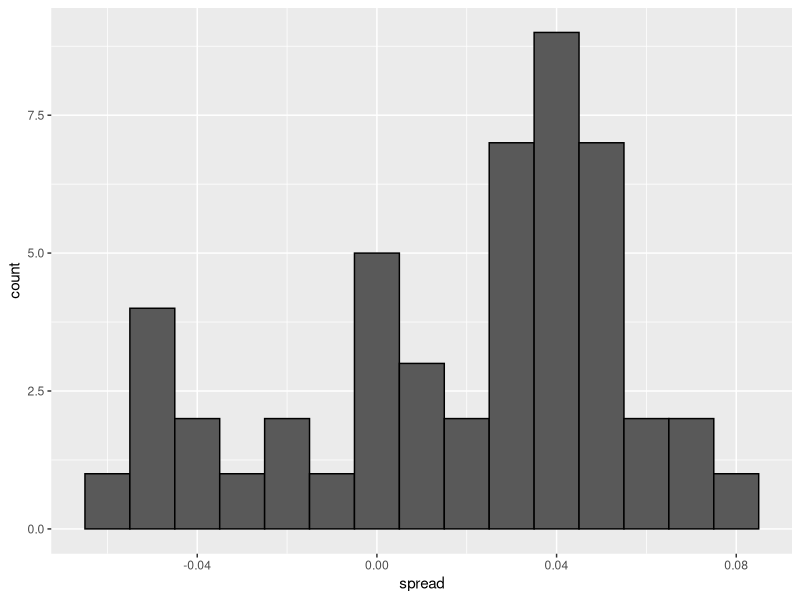
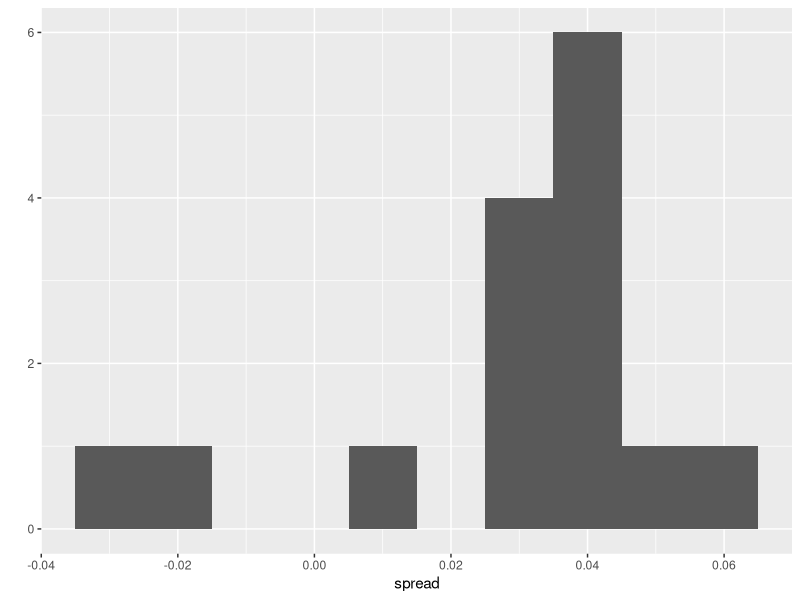
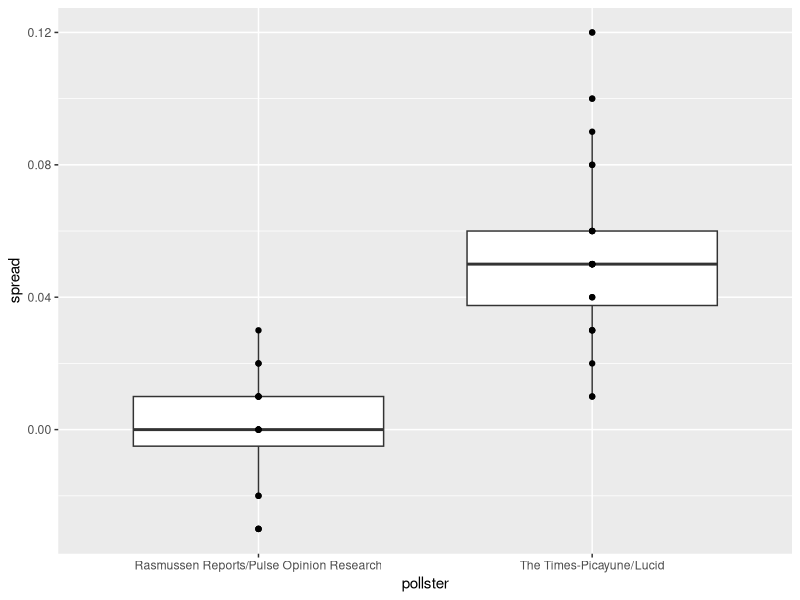

These charts were generated, in order, by the following R code:
## ---- chunk 1
library(tidyverse)
library(dslabs)
d <- 0.039
Ns <- c(1298, 533, 1342, 897, 774, 254, 812, 324, 1291, 1056, 2172, 516)
p <- (d + 1) / 2

polls <- map_df(Ns, function(N) {
  x <- sample(c(0,1), size=N, replace=TRUE, prob=c(1-p, p))
  x_hat <- mean(x)
  se_hat <- sqrt(x_hat * (1 - x_hat) / N)
  list(estimate = 2 * x_hat - 1, 
    low = 2*(x_hat - 1.96*se_hat) - 1, 
    high = 2*(x_hat + 1.96*se_hat) - 1,
    sample_size = N)
}) %>% mutate(poll = seq_along(Ns))
## ---- chunk 2
sum(polls$sample_size)
## ---- chunk 3
d_hat <- polls %>% 
  summarize(avg = sum(estimate*sample_size) / sum(sample_size)) %>% 
  pull(avg)
## ---- chunk 4
data("polls_us_election_2016")
## ---- chunk 5
polls <- polls_us_election_2016 %>% 
  filter(state == "U.S." & enddate >= "2016-10-31" &
           (grade %in% c("A+","A","A-","B+") | is.na(grade)))
## ---- chunk 6
polls <- polls %>% 
  mutate(spread = rawpoll_clinton/100 - rawpoll_trump/100)
## ---- chunk 7
d_hat <- polls %>% 
  summarize(d_hat = sum(spread * samplesize) / sum(samplesize)) %>% 
  pull(d_hat)
## ---- chunk 8
p_hat <- (d_hat+1)/2 
moe <- 1.96 * 2 * sqrt(p_hat * (1 - p_hat) / sum(polls$samplesize))
moe
## ---- chunk 9
polls %>%
  ggplot(aes(spread)) +
  geom_histogram(color="black", binwidth = .01)
## ---- chunk 10
polls %>% group_by(pollster) %>% summarize(n())
## ---- chunk 11
polls %>% group_by(pollster) %>% 
  filter(n() >= 6) %>%
  summarize(se = 2 * sqrt(p_hat * (1-p_hat) / median(samplesize)))
## ---- chunk 12
one_poll_per_pollster <- polls %>% group_by(pollster) %>% 
  filter(enddate == max(enddate)) %>%
  ungroup()
## ---- chunk 13
qplot(spread, data = one_poll_per_pollster, binwidth = 0.01)
## ---- chunk 14
sd(one_poll_per_pollster$spread)
## ---- chunk 15
results <- one_poll_per_pollster %>% 
  summarize(avg = mean(spread), 
            se = sd(spread) / sqrt(length(spread))) %>% 
  mutate(start = avg - 1.96 * se, 
         end = avg + 1.96 * se) 
round(results * 100, 1)
## ---- chunk 16
library(dslabs)
data(heights)
x <- heights %>% filter(sex == "Male") %>%
  pull(height)
## ---- chunk 17
mean(x)
sd(x)
## ---- chunk 18
set.seed(1)
N <- 50
est <- sample(x, N, replace = TRUE)
mean(est)
sd(est)
## ---- chunk 19
sd(est)
## ---- chunk 20
ci <- c(qnorm(0.025, mean(est), sd(est)), qnorm(0.975, mean(est), sd(est)))
ci
## ---- chunk 21
mu <- mean(x)
set.seed(1)
N <- 50
B <- 10000
mc <- replicate(B, {
  X <- sample(x, N, replace = TRUE)
  interval <- mean(X) + c(-1,1)*qnorm(0.975)*sd(X)/sqrt(N)
  between(mu, interval[1], interval[2])
})
mean(mc)
## ---- chunk 22
data(polls_us_election_2016)
polls <- polls_us_election_2016 %>% 
  filter(pollster %in% c("Rasmussen Reports/Pulse Opinion Research",
                         "The Times-Picayune/Lucid") &
           enddate >= "2016-10-15" &
           state == "U.S.") %>% 
  mutate(spread = rawpoll_clinton/100 - rawpoll_trump/100) 
## ---- chunk 23
polls %>% ggplot(aes(pollster, spread)) +
  geom_boxplot() +
  geom_point()
## ---- chunk 24
polls %>% 
  filter(pollster=="Rasmussen Reports/Pulse Opinion Research") %>% 
  summarize(N_1 = n())
## ---- chunk 25
polls %>% group_by(pollster) %>%
  summarize(s = sd(spread))
## ---- chunk 26
res <- polls %>% group_by(pollster) %>% 
  summarize(avg = mean(spread), s = sd(spread), N = n())

estimate <- res$avg[2] - res$avg[1]
se_hat <- with(res, sqrt(s[2]^2/N[2] + s[1]^2/N[1]))
estimate + c(-1,1)*qnorm(0.975)*se_hat
## ---- chunk 27
2*(1 - pnorm(estimate/se_hat, 0, 1))
## ---- chunk 28
polls <- polls_us_election_2016 %>% 
  filter(enddate >= "2016-10-15" &
           state == "U.S.") %>%
  group_by(pollster) %>%
  filter(n() >= 5) %>% 
  mutate(spread = rawpoll_clinton/100 - rawpoll_trump/100) %>%
  ungroup()
## ---- chunk 29
polls %>% group_by(pollster) %>%
  summarize(avg = mean(spread), sd = sd(spread)) 
